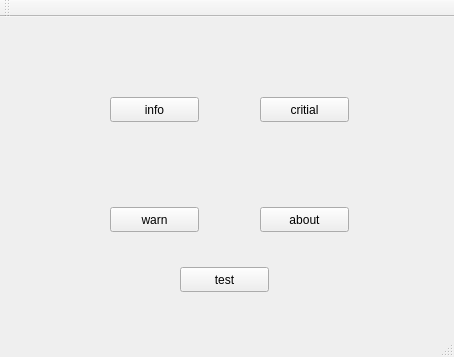
<?xml version="1.0" encoding="UTF-8"?>
<ui version="4.0">
 <class>MainWindow</class>
 <widget class="QMainWindow" name="MainWindow">
  <property name="geometry">
   <rect>
    <x>0</x>
    <y>0</y>
    <width>454</width>
    <height>357</height>
   </rect>
  </property>
  <property name="windowTitle">
   <string>MainWindow</string>
  </property>
  <widget class="QWidget" name="centralWidget">
   <widget class="QPushButton" name="pushButton_info">
    <property name="geometry">
     <rect>
      <x>110</x>
      <y>80</y>
      <width>89</width>
      <height>25</height>
     </rect>
    </property>
    <property name="text">
     <string>info</string>
    </property>
   </widget>
   <widget class="QPushButton" name="pushButton_critial">
    <property name="geometry">
     <rect>
      <x>260</x>
      <y>80</y>
      <width>89</width>
      <height>25</height>
     </rect>
    </property>
    <property name="text">
     <string>critial</string>
    </property>
   </widget>
   <widget class="QPushButton" name="pushButton_warn">
    <property name="geometry">
     <rect>
      <x>110</x>
      <y>190</y>
      <width>89</width>
      <height>25</height>
     </rect>
    </property>
    <property name="text">
     <string>warn</string>
    </property>
   </widget>
   <widget class="QPushButton" name="pushButton_about">
    <property name="geometry">
     <rect>
      <x>260</x>
      <y>190</y>
      <width>89</width>
      <height>25</height>
     </rect>
    </property>
    <property name="text">
     <string>about</string>
    </property>
   </widget>
   <widget class="QPushButton" name="pushButton_test">
    <property name="geometry">
     <rect>
      <x>180</x>
      <y>250</y>
      <width>89</width>
      <height>25</height>
     </rect>
    </property>
    <property name="text">
     <string>test</string>
    </property>
   </widget>
  </widget>
  <widget class="QMenuBar" name="menuBar">
   <property name="geometry">
    <rect>
     <x>0</x>
     <y>0</y>
     <width>454</width>
     <height>22</height>
    </rect>
   </property>
  </widget>
  <widget class="QToolBar" name="mainToolBar">
   <attribute name="toolBarArea">
    <enum>TopToolBarArea</enum>
   </attribute>
   <attribute name="toolBarBreak">
    <bool>false</bool>
   </attribute>
  </widget>
  <widget class="QStatusBar" name="statusBar"/>
 </widget>
 <layoutdefault spacing="6" margin="11"/>
 <resources/>
 <connections/>
</ui>
